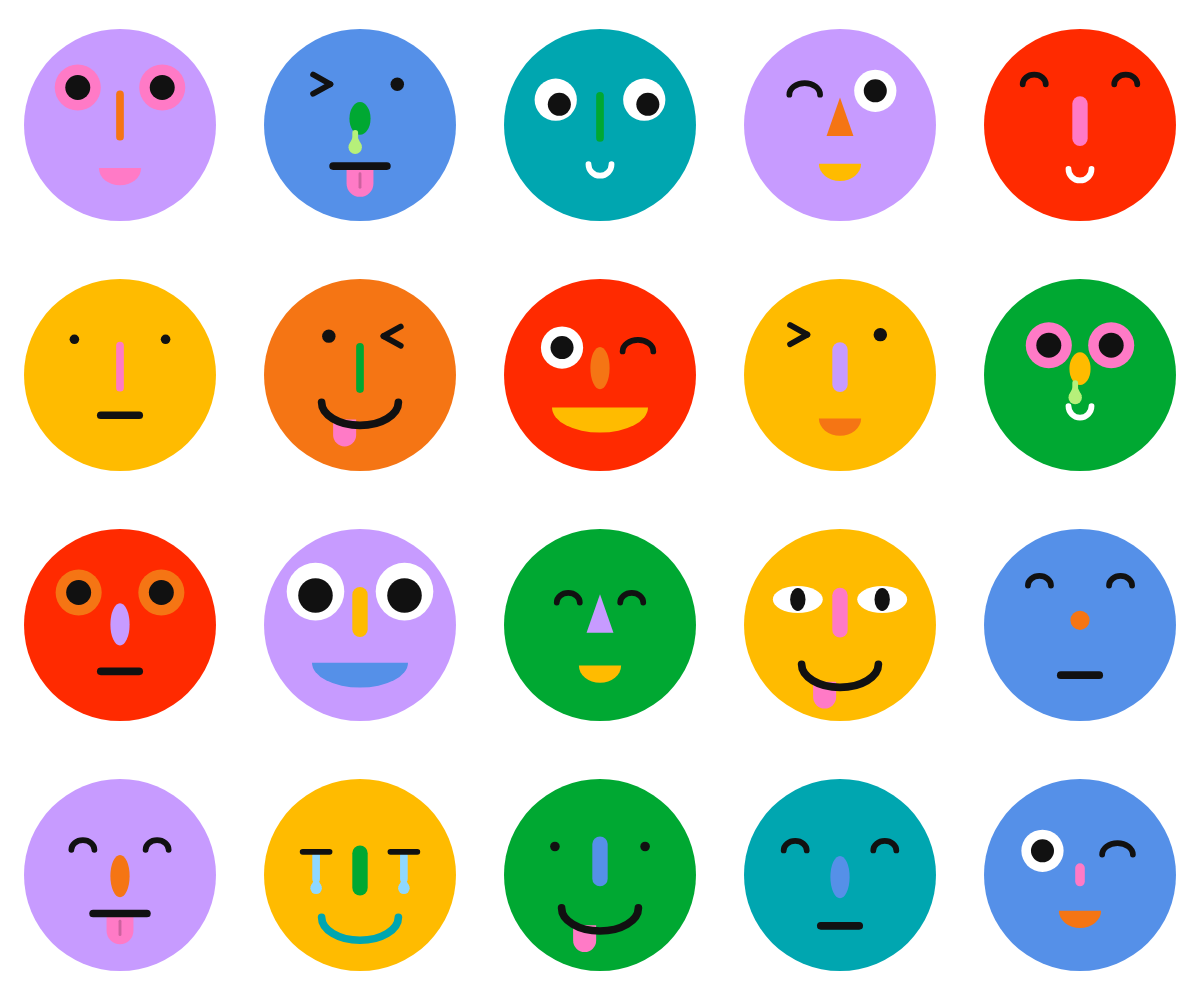
Frame 1 (no input)
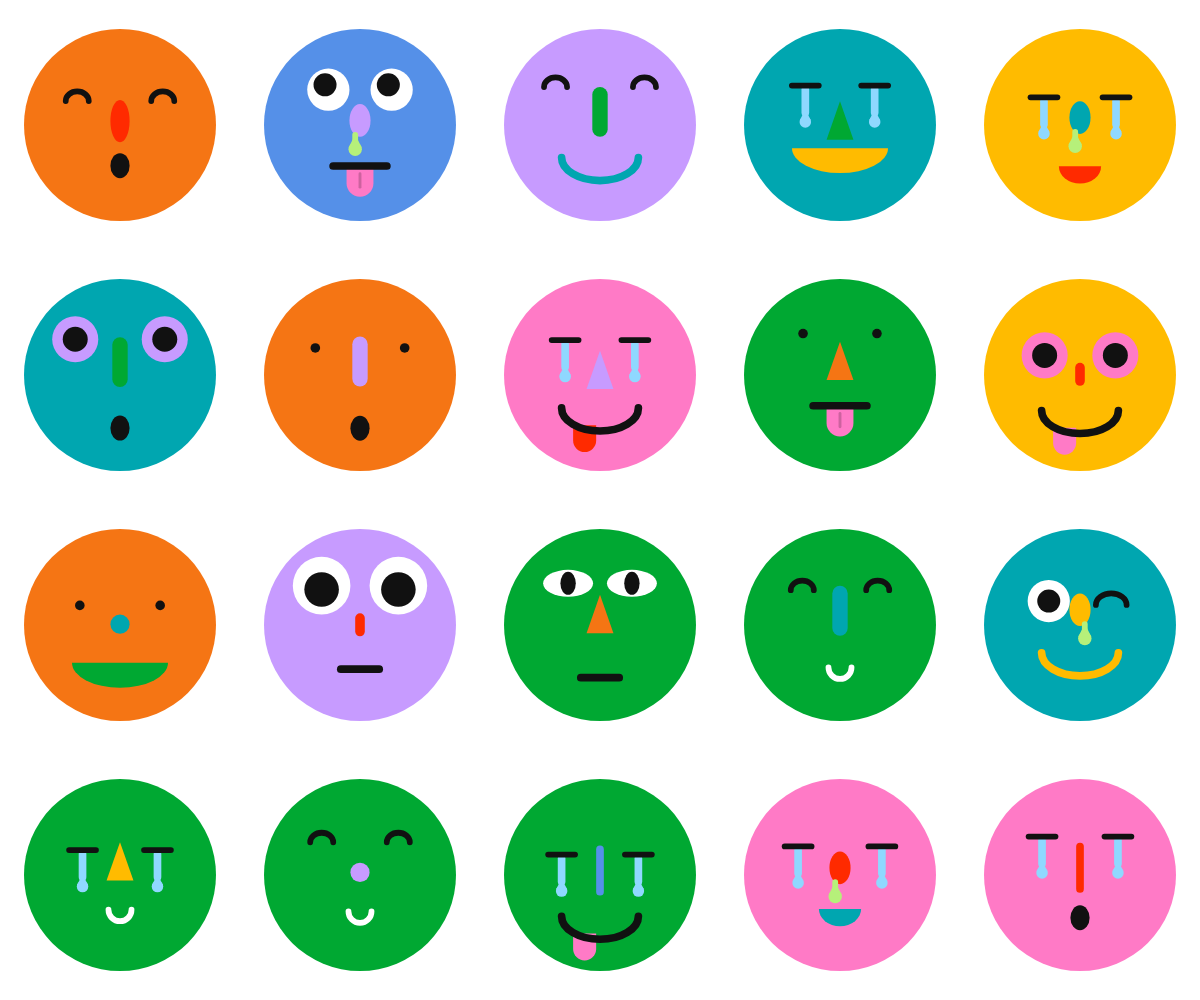
Frame 2 (the mouse pressed at the canvas centre, redrawn once)

The p5.js sketch that drew these frames (run headless with seeded random() and noise() and a simulated clock; the mouse was pressed at the canvas centre and the sketch redrawn once):

// p5.js sketch
// ── sketch.js
// palette colori
const palette = [
  '#00A832', // verde
  '#FF7AC6', // rosa
  '#FF2A00', // rosso
  '#00A6B0', // ottanio
  '#F57514', // arancio
  '#C79BFF', // lilla
  '#5590E8', // blu
  '#FFBB00'  // giallo
];
const NERO = '#111111';
const BIANCO = '#FFFFFF';
const LACRIMA = '#8FD8FF'; // azzurro per le lacrime
const MOCCIO = '#B6F07A';  // verdino per il naso che gocciola

let glyphs = 20;

const occhi = [
  occhiPuntini, occhiTondi, occhiAnello, occhiMandorla, occhiChiusi, occhiGrandi,
  occhiOcchiolino, occhiOcchiolinoPuntino, occhiPiangenti, occhiPiangentiChiusi
];
const nasi = [
  nasoTriangolo, nasoPillola, nasoPallino, nasoLinea, nasoOvale, nasoPiccolo,
  nasoGocciolante
];
const bocche = [
  boccaSorriso, boccaMezzaluna, boccaLarga, boccaU, boccaLinea, boccaO,
  boccaLinguaccia, boccaLinguacciaSorriso
];

function setup() {
  createCanvas(windowWidth, windowHeight);
  noLoop(); // disegna una volta sola
}

function draw() {
  background(255);

  let columns = ceil(sqrt(glyphs));
  let rows = ceil(glyphs / columns);

  let columnsWidth = width / columns;
  let rowsHeight = height / rows;
  let size = min(columnsWidth, rowsHeight) * 0.8;

  for (let i = 0; i < glyphs; i++) {
    let col = i % columns;          // colonna 0, 1, 2...
    let row = floor(i / columns);   // riga 0, 1, 2...
    let x = col * columnsWidth + columnsWidth / 2;
    let y = row * rowsHeight + rowsHeight / 2;
    glyph(x, y, size);
  }
}

function glyph(x, y, size) {
  // colore della faccia + colori per i dettagli (tutti tranne quello della faccia)
  let faceColor = random(palette);
  let altri = palette.filter(c => c !== faceColor);

  push();
  translate(x, y);
  noStroke();
  fill(faceColor);
  circle(0, 0, size);

  scale(size / 100); // adatta tutto alla dimensione reale

  // piccole variazioni di proporzione per ogni faccia
  let eyeY = random(-22, -10);   // altezza degli occhi
  let eyeGap = random(16, 24);   // distanza degli occhi dal centro
  let noseY = random(-4, 2);
  let mouthY = random(20, 28);

  random(occhi)(eyeGap, eyeY, altri);
  random(bocche)(mouthY, altri);
  random(nasi)(noseY, altri);

  pop();
}

// ---------- OCCHI ----------
function occhiPuntini(g, y, altri) {
  push();
  noStroke();
  fill(NERO);
  circle(-g, y, 5);
  circle(g, y, 5);
  pop();
}

function occhiTondi(g, y, altri) {
  let dx = random(-3, 3); // direzione dello sguardo, uguale per entrambi
  let dy = random(-3, 3);
  push();
  noStroke();
  fill(BIANCO);
  circle(-g, y, 22);
  circle(g, y, 22);
  fill(NERO);
  circle(-g + dx, y + dy, 12);
  circle(g + dx, y + dy, 12);
  pop();
}

function occhiAnello(g, y, altri) {
  push();
  noStroke();
  fill(random(altri));
  circle(-g, y, 24);
  circle(g, y, 24);
  fill(NERO);
  circle(-g, y, 13);
  circle(g, y, 13);
  pop();
}

function occhiMandorla(g, y, altri) {
  push();
  noStroke();
  fill(BIANCO);
  ellipse(-g, y, 26, 14);
  ellipse(g, y, 26, 14);
  fill(NERO);
  ellipse(-g, y, 8, 12);
  ellipse(g, y, 8, 12);
  pop();
}

function occhiChiusi(g, y, altri) {
  push();
  noFill();
  stroke(NERO);
  strokeWeight(3);
  strokeCap(ROUND);
  arc(-g, y, 12, 10, PI, TWO_PI); // archetto rivolto in su
  arc(g, y, 12, 10, PI, TWO_PI);
  pop();
}

function occhiGrandi(g, y, altri) {
  push();
  noStroke();
  fill(BIANCO);
  circle(-g, y, 30);
  circle(g, y, 30);
  fill(NERO);
  circle(-g, y + 2, 18);
  circle(g, y + 2, 18);
  pop();
}

function occhiOcchiolino(g, y, altri) {
  let lato = random([-1, 1]); // quale occhio fa l'occhiolino
  push();
  noStroke();
  fill(BIANCO);
  circle(-g * lato, y, 22);
  fill(NERO);
  circle(-g * lato, y, 12);

  noFill();
  stroke(NERO);
  strokeWeight(3);
  strokeCap(ROUND);
  arc(g * lato, y + 2, 16, 12, PI, TWO_PI);
  pop();
}

function occhiOcchiolinoPuntino(g, y, altri) {
  let lato = random([-1, 1]);
  push();
  noStroke();
  fill(NERO);
  circle(-g * lato, y, 7);

  stroke(NERO);
  strokeWeight(3);
  strokeCap(ROUND);
  let x = g * lato;
  // la punta guarda verso il centro della faccia
  line(x + 5 * lato, y - 5, x - 4 * lato, y);
  line(x - 4 * lato, y, x + 5 * lato, y + 5);
  pop();
}

function occhiPiangenti(g, y, altri) {
  push();
  noStroke();
  fill(BIANCO);
  circle(-g, y, 22);
  circle(g, y, 22);
  fill(NERO);
  circle(-g, y - 3, 12);
  circle(g, y - 3, 12);

  fill(LACRIMA);
  goccia(-g + 6, y + 17, 4.5);
  goccia(g - 6, y + 17, 4.5);
  pop();
}

function occhiPiangentiChiusi(g, y, altri) {
  push();
  noStroke();
  fill(LACRIMA);
  rect(-g - 2, y, 4, 16, 2);
  rect(g - 2, y, 4, 16, 2);
  goccia(-g, y + 19, 3);
  goccia(g, y + 19, 3);

  stroke(NERO);
  strokeWeight(3);
  strokeCap(ROUND);
  line(-g - 7, y, -g + 7, y);
  line(g - 7, y, g + 7, y);
  pop();
}

function goccia(x, y, r) {
  circle(x, y, r * 2);
  triangle(x - r * 0.97, y - r * 0.25, x + r * 0.97, y - r * 0.25, x, y - r * 2.2);
}

// ---------- NASI ----------
function nasoTriangolo(y, altri) {
  push();
  noStroke();
  fill(random(altri));
  triangle(0, y - 14, -7, y + 6, 7, y + 6);
  pop();
}

function nasoPillola(y, altri) {
  push();
  noStroke();
  fill(random(altri));
  rectMode(CENTER);
  rect(0, y - 4, 8, 26, 4);
  pop();
}

function nasoPallino(y, altri) {
  push();
  noStroke();
  fill(random(altri));
  circle(0, y, 10);
  pop();
}

function nasoLinea(y, altri) {
  push();
  stroke(random(altri));
  strokeWeight(4);
  strokeCap(ROUND);
  line(0, y - 14, 0, y + 8);
  pop();
}

function nasoOvale(y, altri) {
  push();
  noStroke();
  fill(random(altri));
  ellipse(0, y, 10, 22);
  pop();
}

function nasoPiccolo(y, altri) {
  push();
  noStroke();
  fill(random(altri));
  rectMode(CENTER);
  rect(0, y, 5, 12, 2.5);
  pop();
}

function nasoGocciolante(y, altri) {
  let lato = random([-1, 1]);
  push();
  noStroke();
  fill(random(altri));
  ellipse(0, y - 4, 11, 17);

  fill(MOCCIO);
  rect(2.5 * lato - 1.5, y + 2, 3, 7, 1.5);   // filo che scende
  goccia(2.5 * lato, y + 11, 3.5);            // goccia in fondo
  pop();
}

// ---------- BOCCHE ----------
function boccaSorriso(y, altri) {
  push();
  noFill();
  stroke(random(altri));
  strokeWeight(4);
  strokeCap(ROUND);
  arc(0, y - 6, 40, 24, 0, PI); // metà inferiore di un'ellisse
  pop();
}

function boccaMezzaluna(y, altri) {
  push();
  noStroke();
  fill(random(altri));
  arc(0, y - 4, 22, 18, 0, PI, CHORD);
  pop();
}

function boccaLarga(y, altri) {
  push();
  noStroke();
  fill(random(altri));
  arc(0, y - 8, 50, 26, 0, PI, CHORD);
  pop();
}

function boccaU(y, altri) {
  push();
  noFill();
  stroke(BIANCO);
  strokeWeight(3);
  strokeCap(ROUND);
  arc(0, y - 4, 12, 12, 0, PI);
  pop();
}

function boccaLinea(y, altri) {
  push();
  stroke(NERO);
  strokeWeight(4);
  strokeCap(ROUND);
  line(-10, y, 10, y);
  pop();
}

function boccaO(y, altri) {
  push();
  noStroke();
  fill(NERO);
  ellipse(0, y, 10, 13);
  pop();
}

function boccaLinguaccia(y, altri) {
  let lingua = coloreLingua(altri);
  push();
  noStroke();
  fill(lingua);
  rectMode(CENTER);
  rect(0, y + 4, 14, 16, 0, 0, 7, 7);  // angoli tondi solo in basso

  stroke(0, 50);                        // solco al centro della lingua
  strokeWeight(1.5);
  line(0, y, 0, y + 7);

  stroke(NERO);
  strokeWeight(4);
  strokeCap(ROUND);
  line(-14, y - 4, 14, y - 4);
  pop();
}

function boccaLinguacciaSorriso(y, altri) {
  let lingua = coloreLingua(altri);
  let lato = random([-1, 1]);
  push();
  noStroke();
  fill(lingua);
  rectMode(CENTER);
  rect(8 * lato, y + 10, 12, 14, 0, 0, 6, 6); // parte da sotto il sorriso

  noFill();
  stroke(NERO);
  strokeWeight(4);
  strokeCap(ROUND);
  arc(0, y - 6, 40, 24, 0, PI);
  pop();
}

function coloreLingua(altri) {
  if (altri.includes('#FF7AC6')) {
    return '#FF7AC6';
  }
  return '#FF2A00';
}

// ---------- INTERAZIONE ----------
function windowResized() {
  resizeCanvas(windowWidth, windowHeight);
  redraw();
}
